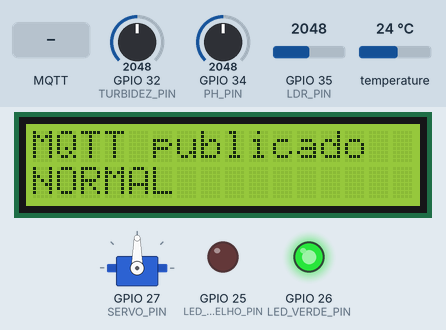
A sketch run on a simulated ESP32. Shown: 16×2 character LCD, servo, output pins drawn as LEDs (lit = HIGH). The test bench sets the inputs (shaded band); at power-on: GPIO 32 (TURBIDEZ_PIN) = 2048, temperature 24 °C, GPIO 34 (PH_PIN) = 2048, GPIO 35 (LDR_PIN) = 2048 (analog values on the 0–4095 scale). WiFi joins after 1.5 s; servers stay silent unless stated; no MQTT or app messages arrive unless stated; what the sketch prints to the serial monitor is not drawn.

Above: at 10.1 s.
10.2 s: GPIO 32 (TURBIDEZ_PIN) set to 2600
16.1 s: GPIO 32 (TURBIDEZ_PIN) set to 2690
At 19.7 s:
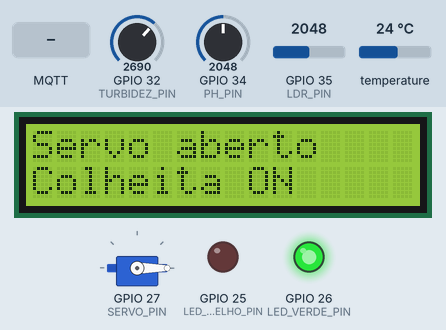
22.0 s: temperature set to 18.7 °C
At 25.6 s:
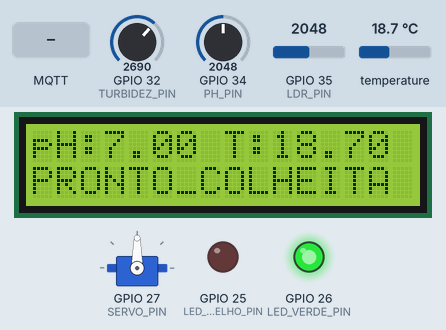
26.6 s: temperature set to 17.6 °C
At 27.7 s:
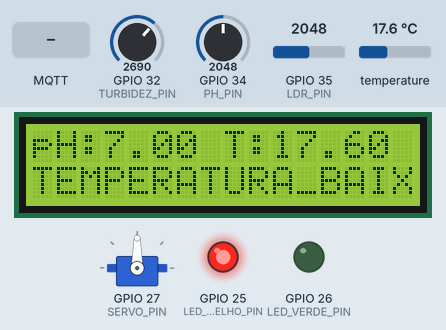
32.5 s: MQTT message "COLHER" arrives on the first subscribed topic
At 37.4 s:
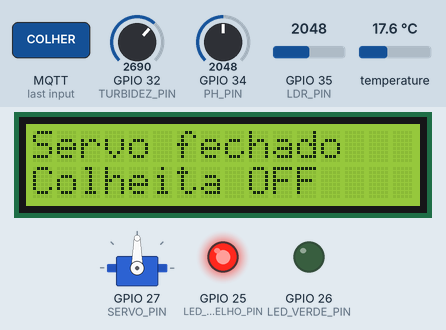
38.4 s: GPIO 34 (PH_PIN) set to 2129
At 44.1 s:
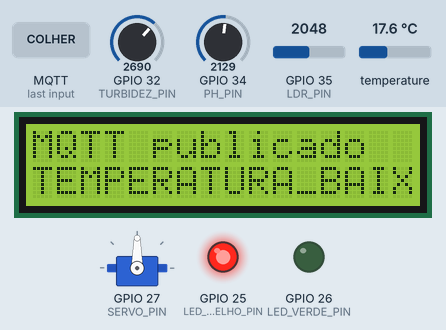
Timing chart, 0 to 45.6 s (numbered marks = the images above; inputs shaded):
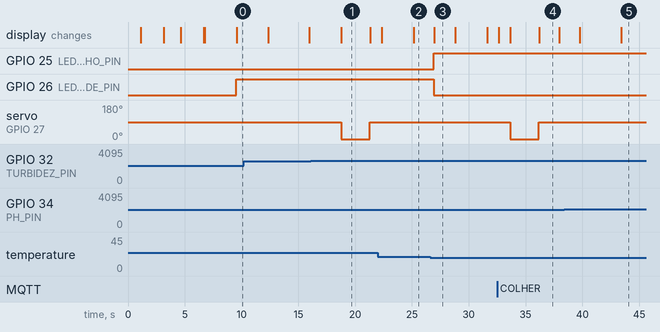

The sketch:

Dispositivo-IoT.ino
```cpp
#include <WiFi.h>
#include <PubSubClient.h>
#include <ArduinoJson.h>
#include <Wire.h>
#include <LiquidCrystal_I2C.h>
#include <OneWire.h>
#include <DallasTemperature.h>
#include <ESP32Servo.h>
#include <math.h>

// =====================
// Wi-Fi Wokwi
// =====================
const char* WIFI_SSID = "Wokwi-GUEST";
const char* WIFI_PASSWORD = "";

// =====================
// MQTT
// =====================
const char* MQTT_BROKER = "broker.hivemq.com";
const int MQTT_PORT = 1883;

const char* MQTT_CLIENT_ID_BASE = "phycocarbon-esp32-tanque01";

// 3 topicos MQTT exigidos/documentados
const char* MQTT_TOPIC_TELEMETRIA = "phycocarbon/fiap/tanque01/telemetria";
const char* MQTT_TOPIC_COMANDOS   = "phycocarbon/fiap/tanque01/comandos";
const char* MQTT_TOPIC_ALERTAS    = "phycocarbon/fiap/tanque01/alertas";

// =====================
// Identificacao alinhada com o banco
// =====================
const int FAZENDA_ID = 5;
const int TANQUE_ID = 10;
const int DISPOSITIVO_ID = 10;

// =====================
// Pinos
// =====================
const int LED_VERMELHO_PIN = 25;
const int LED_VERDE_PIN = 26;

const int PH_PIN = 34;
const int LDR_PIN = 35;
const int TEMP_PIN = 4;
const int TURBIDEZ_PIN = 32;
const int SERVO_PIN = 27;

// =====================
// Servo
// =====================
// No Wokwi:
// 0 graus  = aberto / Colheita ON
// 90 graus = fechado / Colheita OFF
const int SERVO_ABERTO = 0;
const int SERVO_FECHADO = 90;

bool colheitaAutomaticaJaAcionada = false;
bool servoManualAberto = false;
bool servoAbertoAtual = false;

// Evita publicar o mesmo alerta repetidamente
String ultimoAlertaPublicado = "";

// =====================
// Faixas ideais do tanque 10
// =====================
const float PH_MIN_IDEAL = 6.5;
const float PH_MAX_IDEAL = 8.5;

const float TEMP_MIN_IDEAL = 18.0;
const float TEMP_MAX_IDEAL = 28.0;

const int LUMINOSIDADE_MIN_IDEAL = 3000;
const int LUMINOSIDADE_MAX_IDEAL = 15000;

const int TURBIDEZ_MIN_IDEAL = 100;
const int TURBIDEZ_COLHEITA = 650;

// =====================
// Tempo
// =====================
const unsigned long INTERVALO_PUBLICACAO_MS = 5000;
unsigned long ultimaPublicacao = 0;

// =====================
// Controle anti-duplicidade de telemetria
// =====================
bool primeiraTelemetriaPublicada = false;

float ultimoPhTelemetria = -999.0;
float ultimaTemperaturaTelemetria = -999.0;
int ultimaTurbidezTelemetria = -999;
int ultimaLuminosidadeTelemetria = -999;
String ultimoStatusTelemetria = "";
bool ultimoProntoColheitaTelemetria = false;
bool ultimoServoAbertoTelemetria = false;

const float LIMIAR_MUDANCA_PH = 0.1;
const float LIMIAR_MUDANCA_TEMPERATURA = 0.5;
const int LIMIAR_MUDANCA_TURBIDEZ = 10;
const int LIMIAR_MUDANCA_LUMINOSIDADE = 50;

// =====================
// Objetos
// =====================
LiquidCrystal_I2C lcd(0x27, 16, 2);

OneWire oneWire(TEMP_PIN);
DallasTemperature sensorTemperatura(&oneWire);

WiFiClient espClient;
PubSubClient mqttClient(espClient);

Servo servoColheita;

// =====================
// Funcoes auxiliares
// =====================
float mapFloat(
  float valor,
  float entradaMin,
  float entradaMax,
  float saidaMin,
  float saidaMax
) {
  return (valor - entradaMin) * (saidaMax - saidaMin) /
         (entradaMax - entradaMin) + saidaMin;
}

float arredondar1Casa(float valor) {
  return round(valor * 10.0) / 10.0;
}

bool ehAlertaCritico(String statusTanque) {
  return statusTanque == "PH_BAIXO" ||
         statusTanque == "PH_ALTO" ||
         statusTanque == "PH_CRITICO" ||
         statusTanque == "TEMPERATURA_ALTA" ||
         statusTanque == "TEMPERATURA_BAIXA" ||
         statusTanque == "TURBIDEZ_FORA_PADRAO" ||
         statusTanque == "LUMINOSIDADE_BAIXA";
}

bool devePublicarTelemetria(
  float ph,
  float temperatura,
  int turbidez,
  int luminosidade,
  String statusTanque,
  bool prontoColheita
) {
  if (!primeiraTelemetriaPublicada) {
    return true;
  }

  if (fabs(ph - ultimoPhTelemetria) >= LIMIAR_MUDANCA_PH) {
    return true;
  }

  if (fabs(temperatura - ultimaTemperaturaTelemetria) >= LIMIAR_MUDANCA_TEMPERATURA) {
    return true;
  }

  if (abs(turbidez - ultimaTurbidezTelemetria) >= LIMIAR_MUDANCA_TURBIDEZ) {
    return true;
  }

  if (abs(luminosidade - ultimaLuminosidadeTelemetria) >= LIMIAR_MUDANCA_LUMINOSIDADE) {
    return true;
  }

  if (statusTanque != ultimoStatusTelemetria) {
    return true;
  }

  if (prontoColheita != ultimoProntoColheitaTelemetria) {
    return true;
  }

  if (servoAbertoAtual != ultimoServoAbertoTelemetria) {
    return true;
  }

  return false;
}

void salvarUltimaTelemetria(
  float ph,
  float temperatura,
  int turbidez,
  int luminosidade,
  String statusTanque,
  bool prontoColheita
) {
  primeiraTelemetriaPublicada = true;

  ultimoPhTelemetria = ph;
  ultimaTemperaturaTelemetria = temperatura;
  ultimaTurbidezTelemetria = turbidez;
  ultimaLuminosidadeTelemetria = luminosidade;
  ultimoStatusTelemetria = statusTanque;
  ultimoProntoColheitaTelemetria = prontoColheita;
  ultimoServoAbertoTelemetria = servoAbertoAtual;
}

// =====================
// Servo
// =====================
void abrirServoColheita() {
  servoColheita.write(SERVO_ABERTO);
  servoAbertoAtual = true;

  lcd.clear();
  lcd.setCursor(0, 0);
  lcd.print("Servo aberto");
  lcd.setCursor(0, 1);
  lcd.print("Colheita ON");

  delay(1000);
}

void fecharServoColheita() {
  servoColheita.write(SERVO_FECHADO);
  servoAbertoAtual = false;

  lcd.clear();
  lcd.setCursor(0, 0);
  lcd.print("Servo fechado");
  lcd.setCursor(0, 1);
  lcd.print("Colheita OFF");

  delay(1000);
}

void acionarColheitaTemporaria() {
  abrirServoColheita();
  delay(1500);
  fecharServoColheita();
}

// =====================
// Wi-Fi
// =====================
void conectarWiFi() {
  lcd.clear();
  lcd.setCursor(0, 0);
  lcd.print("Conectando");
  lcd.setCursor(0, 1);
  lcd.print("Wi-Fi...");

  WiFi.begin(WIFI_SSID, WIFI_PASSWORD);

  int tentativas = 0;

  while (WiFi.status() != WL_CONNECTED && tentativas < 20) {
    delay(500);
    tentativas++;
  }

  lcd.clear();

  if (WiFi.status() == WL_CONNECTED) {
    lcd.setCursor(0, 0);
    lcd.print("Wi-Fi OK");
    lcd.setCursor(0, 1);
    lcd.print(WiFi.localIP());

    Serial.print("Wi-Fi conectado. IP: ");
    Serial.println(WiFi.localIP());
  } else {
    lcd.setCursor(0, 0);
    lcd.print("Falha Wi-Fi");
    lcd.setCursor(0, 1);
    lcd.print("Verifique rede");

    Serial.println("Falha ao conectar no Wi-Fi.");
  }

  delay(2000);
}

// =====================
// Callback MQTT - comandos
// =====================
void receberComandoMQTT(
  char* topic,
  byte* payload,
  unsigned int length
) {
  String mensagem = "";

  for (unsigned int i = 0; i < length; i++) {
    mensagem += (char)payload[i];
  }

  mensagem.trim();

  String comando = mensagem;

  // Aceita:
  // 1) Texto puro: ABRIR_SERVO
  // 2) JSON: {"comando":"ABRIR_SERVO"}
  StaticJsonDocument<256> doc;
  DeserializationError erro = deserializeJson(doc, mensagem);

  if (!erro && doc["comando"]) {
    comando = doc["comando"].as<String>();
  }

  comando.trim();
  comando.toUpperCase();

  Serial.print("Comando MQTT recebido no topico ");
  Serial.print(topic);
  Serial.print(": ");
  Serial.println(comando);

  lcd.clear();
  lcd.setCursor(0, 0);
  lcd.print("Cmd MQTT:");
  lcd.setCursor(0, 1);
  lcd.print(comando);

  delay(1000);

  if (
    comando == "COLHER" ||
    comando == "LIGAR_BOMBA" ||
    comando == "ACIONAR_COLHEITA"
  ) {
    servoManualAberto = false;
    acionarColheitaTemporaria();

    Serial.println("Colheita acionada por comando MQTT.");
  }
  else if (
    comando == "ABRIR_SERVO" ||
    comando == "SERVO_ABRIR" ||
    comando == "ABRIR"
  ) {
    servoManualAberto = true;
    abrirServoColheita();

    Serial.println("Servo aberto por comando MQTT.");
  }
  else if (
    comando == "FECHAR_SERVO" ||
    comando == "SERVO_FECHAR" ||
    comando == "FECHAR"
  ) {
    servoManualAberto = false;
    fecharServoColheita();

    Serial.println("Servo fechado por comando MQTT.");
  }
  else {
    lcd.clear();
    lcd.setCursor(0, 0);
    lcd.print("Comando");
    lcd.setCursor(0, 1);
    lcd.print("desconhecido");

    Serial.print("Comando desconhecido: ");
    Serial.println(comando);

    delay(1000);
  }
}

// =====================
// MQTT
// =====================
void conectarMQTT() {
  if (mqttClient.connected()) {
    return;
  }

  lcd.clear();
  lcd.setCursor(0, 0);
  lcd.print("Conectando");
  lcd.setCursor(0, 1);
  lcd.print("MQTT...");

  int tentativas = 0;

  while (!mqttClient.connected() && tentativas < 10) {
    String clientId =
      String(MQTT_CLIENT_ID_BASE) + "-" +
      String((uint32_t)ESP.getEfuseMac(), HEX);

    bool conectado = mqttClient.connect(clientId.c_str());

    if (conectado) {
      mqttClient.subscribe(MQTT_TOPIC_COMANDOS);

      lcd.clear();
      lcd.setCursor(0, 0);
      lcd.print("MQTT conectado");
      lcd.setCursor(0, 1);
      lcd.print("Comandos OK");

      Serial.print("MQTT conectado. Inscrito em: ");
      Serial.println(MQTT_TOPIC_COMANDOS);

      delay(2000);
    } else {
      tentativas++;

      Serial.print("Falha MQTT. Tentativa ");
      Serial.println(tentativas);

      delay(1000);
    }
  }

  if (!mqttClient.connected()) {
    lcd.clear();
    lcd.setCursor(0, 0);
    lcd.print("Falha MQTT");
    lcd.setCursor(0, 1);
    lcd.print("Broker offline");

    delay(2000);
  }
}

// =====================
// Sensores
// =====================
float lerPH() {
  int leituraADC = analogRead(PH_PIN);
  float ph = mapFloat(leituraADC, 0, 4095, 0.0, 14.0);
  return ph;
}

int lerLuminosidade() {
  int leituraADC = analogRead(LDR_PIN);

  int luminosidade = map(
    leituraADC,
    0,
    4095,
    0,
    15000
  );

  return constrain(luminosidade, 0, 15000);
}

float lerTemperatura() {
  sensorTemperatura.requestTemperatures();

  float temperatura = sensorTemperatura.getTempCByIndex(0);

  if (temperatura == DEVICE_DISCONNECTED_C) {
    return -99.0;
  }

  return temperatura;
}

int lerTurbidez() {
  int leituraADC = analogRead(TURBIDEZ_PIN);

  int turbidez = map(
    leituraADC,
    0,
    4095,
    0,
    1000
  );

  return constrain(turbidez, 0, 1000);
}

// =====================
// Status operacional
// =====================
String obterStatusTanque(
  float ph,
  int luminosidade,
  float temperatura,
  int turbidez,
  bool prontoColheita
) {
  if (ph <= 0.0) {
    return "PH_CRITICO";
  }

  if (ph < PH_MIN_IDEAL) {
    return "PH_BAIXO";
  }

  if (ph > PH_MAX_IDEAL) {
    return "PH_ALTO";
  }

  if (temperatura < TEMP_MIN_IDEAL) {
    return "TEMPERATURA_BAIXA";
  }

  if (temperatura > TEMP_MAX_IDEAL) {
    return "TEMPERATURA_ALTA";
  }

  if (turbidez < TURBIDEZ_MIN_IDEAL) {
    return "TURBIDEZ_FORA_PADRAO";
  }

  if (luminosidade < LUMINOSIDADE_MIN_IDEAL) {
    return "LUMINOSIDADE_BAIXA";
  }

  if (prontoColheita) {
    return "PRONTO_COLHEITA";
  }

  return "NORMAL";
}

String obterMensagemAlerta(String statusTanque) {
  if (statusTanque == "PH_CRITICO") {
    return "pH critico detectado no tanque.";
  }

  if (statusTanque == "PH_BAIXO") {
    return "pH abaixo da faixa ideal.";
  }

  if (statusTanque == "PH_ALTO") {
    return "pH acima da faixa ideal.";
  }

  if (statusTanque == "TEMPERATURA_BAIXA") {
    return "Temperatura abaixo da faixa ideal.";
  }

  if (statusTanque == "TEMPERATURA_ALTA") {
    return "Temperatura acima da faixa ideal.";
  }

  if (statusTanque == "TURBIDEZ_FORA_PADRAO") {
    return "Turbidez fora do padrao operacional.";
  }

  if (statusTanque == "LUMINOSIDADE_BAIXA") {
    return "Luminosidade insuficiente para o cultivo.";
  }

  return "Alerta operacional detectado.";
}

String obterSeveridadeAlerta(String statusTanque) {
  if (
    statusTanque == "PH_CRITICO" ||
    statusTanque == "TEMPERATURA_ALTA" ||
    statusTanque == "TEMPERATURA_BAIXA"
  ) {
    return "CRITICO";
  }

  return "ATENCAO";
}

// =====================
// Atuadores e display
// =====================
void atualizarAtuadores(bool sistemaSemAlerta) {
  if (sistemaSemAlerta) {
    digitalWrite(LED_VERDE_PIN, HIGH);
    digitalWrite(LED_VERMELHO_PIN, LOW);
  } else {
    digitalWrite(LED_VERDE_PIN, LOW);
    digitalWrite(LED_VERMELHO_PIN, HIGH);
  }
}

void atualizarDisplay(
  float ph,
  int luminosidade,
  float temperatura,
  int turbidez,
  String statusTanque
) {
  lcd.clear();

  lcd.setCursor(0, 0);
  lcd.print("pH:");
  lcd.print(arredondar1Casa(ph));
  lcd.print(" T:");
  lcd.print(arredondar1Casa(temperatura));

  lcd.setCursor(0, 1);

  if (statusTanque.length() > 16) {
    lcd.print(statusTanque.substring(0, 16));
  } else {
    lcd.print(statusTanque);
  }
}

// =====================
// MQTT - Publicacao de alertas
// =====================
void publicarAlerta(
  String statusTanque,
  float ph,
  int luminosidade,
  float temperatura,
  int turbidez,
  bool prontoColheita
) {
  if (!ehAlertaCritico(statusTanque)) {
    return;
  }

  StaticJsonDocument<512> doc;

  doc["id_dispositivo"] = DISPOSITIVO_ID;
  doc["id_tanque"] = TANQUE_ID;
  doc["id_fazenda"] = FAZENDA_ID;

  doc["tipo_alerta"] = statusTanque;
  doc["severidade"] = obterSeveridadeAlerta(statusTanque);
  doc["status_alerta"] = "ABERTO";
  doc["mensagem"] = obterMensagemAlerta(statusTanque);

  doc["pH"] = arredondar1Casa(ph);
  doc["temp"] = arredondar1Casa(temperatura);
  doc["turbidez"] = turbidez;
  doc["luminosidade"] = luminosidade;

  doc["pronto_colheita"] = prontoColheita;
  doc["servo_aberto"] = servoAbertoAtual;

  char payload[512];
  serializeJson(doc, payload);

  Serial.print("ALERTA enviado via MQTT: ");
  Serial.println(payload);

  mqttClient.publish(MQTT_TOPIC_ALERTAS, payload);
}

void verificarEPublicarAlerta(
  String statusTanque,
  float ph,
  int luminosidade,
  float temperatura,
  int turbidez,
  bool prontoColheita
) {
  if (!ehAlertaCritico(statusTanque)) {
    ultimoAlertaPublicado = "";
    return;
  }

  if (statusTanque != ultimoAlertaPublicado) {
    publicarAlerta(
      statusTanque,
      ph,
      luminosidade,
      temperatura,
      turbidez,
      prontoColheita
    );

    ultimoAlertaPublicado = statusTanque;
  }
}

// =====================
// MQTT - Publicacao de telemetria
// =====================
void publicarTelemetria(
  float ph,
  int luminosidade,
  float temperatura,
  int turbidez,
  String statusTanque,
  bool prontoColheita
) {
  bool devePublicar = devePublicarTelemetria(
    ph,
    temperatura,
    turbidez,
    luminosidade,
    statusTanque,
    prontoColheita
  );

  if (!devePublicar) {
    Serial.println("Telemetria sem mudanca relevante. MQTT nao publicado.");
    return;
  }

  StaticJsonDocument<512> doc;

  // Campos alinhados com IotTelemetriaRequestDto da .NET
  doc["dispositivo_id"] = DISPOSITIVO_ID;
  doc["pH"] = arredondar1Casa(ph);
  doc["temp"] = arredondar1Casa(temperatura);
  doc["turbidez"] = turbidez;
  doc["luminosidade"] = luminosidade;
  doc["status"] = statusTanque;
  doc["pronto_colheita"] = prontoColheita;
  doc["servo_aberto"] = servoAbertoAtual;

  char payload[512];
  serializeJson(doc, payload);

  Serial.print("TELEMETRIA enviada via MQTT: ");
  Serial.println(payload);

  bool publicado = mqttClient.publish(
    MQTT_TOPIC_TELEMETRIA,
    payload
  );

  lcd.clear();

  if (publicado) {
    salvarUltimaTelemetria(
      ph,
      temperatura,
      turbidez,
      luminosidade,
      statusTanque,
      prontoColheita
    );

    lcd.setCursor(0, 0);
    lcd.print("MQTT publicado");
    lcd.setCursor(0, 1);
    lcd.print(statusTanque);
  } else {
    lcd.setCursor(0, 0);
    lcd.print("Falha publish");
    lcd.setCursor(0, 1);
    lcd.print("MQTT erro");
  }

  delay(1000);
}

// =====================
// Setup
// =====================
void setup() {
  Serial.begin(115200);
  delay(1000);

  pinMode(LED_VERMELHO_PIN, OUTPUT);
  pinMode(LED_VERDE_PIN, OUTPUT);

  pinMode(PH_PIN, INPUT);
  pinMode(LDR_PIN, INPUT);
  pinMode(TURBIDEZ_PIN, INPUT);

  digitalWrite(LED_VERMELHO_PIN, LOW);
  digitalWrite(LED_VERDE_PIN, LOW);

  analogReadResolution(12);

  Wire.begin(21, 22);

  lcd.init();
  lcd.backlight();

  sensorTemperatura.begin();

  servoColheita.attach(SERVO_PIN);

  servoColheita.write(SERVO_FECHADO);
  servoAbertoAtual = false;

  lcd.clear();
  lcd.setCursor(0, 0);
  lcd.print("Phycocarbon");
  lcd.setCursor(0, 1);
  lcd.print("Iniciando...");

  delay(2000);

  conectarWiFi();

  mqttClient.setServer(
    MQTT_BROKER,
    MQTT_PORT
  );

  mqttClient.setCallback(
    receberComandoMQTT
  );

  conectarMQTT();
}

// =====================
// Loop principal
// =====================
void loop() {
  if (WiFi.status() != WL_CONNECTED) {
    conectarWiFi();
  }

  if (!mqttClient.connected()) {
    conectarMQTT();
  }

  mqttClient.loop();

  float ph = lerPH();
  int luminosidade = lerLuminosidade();
  float temperatura = lerTemperatura();
  int turbidez = lerTurbidez();

  ph = arredondar1Casa(ph);
  temperatura = arredondar1Casa(temperatura);

  bool prontoColheita = turbidez >= TURBIDEZ_COLHEITA;

  String statusTanque = obterStatusTanque(
    ph,
    luminosidade,
    temperatura,
    turbidez,
    prontoColheita
  );

  bool sistemaSemAlerta = !ehAlertaCritico(statusTanque);

  atualizarAtuadores(sistemaSemAlerta);

  atualizarDisplay(
    ph,
    luminosidade,
    temperatura,
    turbidez,
    statusTanque
  );

  verificarEPublicarAlerta(
    statusTanque,
    ph,
    luminosidade,
    temperatura,
    turbidez,
    prontoColheita
  );

  if (prontoColheita && !colheitaAutomaticaJaAcionada && !servoManualAberto) {
    acionarColheitaTemporaria();
    colheitaAutomaticaJaAcionada = true;
  }

  if (!prontoColheita) {
    colheitaAutomaticaJaAcionada = false;

    if (!servoManualAberto) {
      servoColheita.write(SERVO_FECHADO);
      servoAbertoAtual = false;
    }
  }

  unsigned long agora = millis();

  if (agora - ultimaPublicacao >= INTERVALO_PUBLICACAO_MS) {
    ultimaPublicacao = agora;

    publicarTelemetria(
      ph,
      luminosidade,
      temperatura,
      turbidez,
      statusTanque,
      prontoColheita
    );
  }

  delay(1000);
}
```

Measured:
- the behaviour switches between 2661 and 2662 on GPIO 32 (TURBIDEZ_PIN) (found by bisection; images 0 and 1)
- the behaviour switches between 18 and 17.9 °C on temperature (found by bisection; images 2 and 3)
- the behaviour switches between 2091 and 2092 on GPIO 34 (PH_PIN) (found by bisection; images 4 and 5)
- after the input at 16.1 s, servo on GPIO 27 (SERVO_PIN): 90° → 0° after 2.7 s, → 90° 2.5 s later; the display: changes after 2.7 s (image 1)
- after the input at 26.6 s, GPIO 25 (LED_VERMELHO_PIN): LOW → HIGH after 0.32 s; GPIO 26 (LED_VERDE_PIN): HIGH → LOW after 0.32 s; the display: changes after 0.37 s (image 3)
- after the input at 32.5 s, servo on GPIO 27 (SERVO_PIN): 90° → 0° after 1.1 s, → 90° 2.5 s later; the display: first changes after 0.13 s (image 4 shows a later state)
- after the input at 38.4 s, the display: first changes after 1.4 s (image 5 shows a later state)
